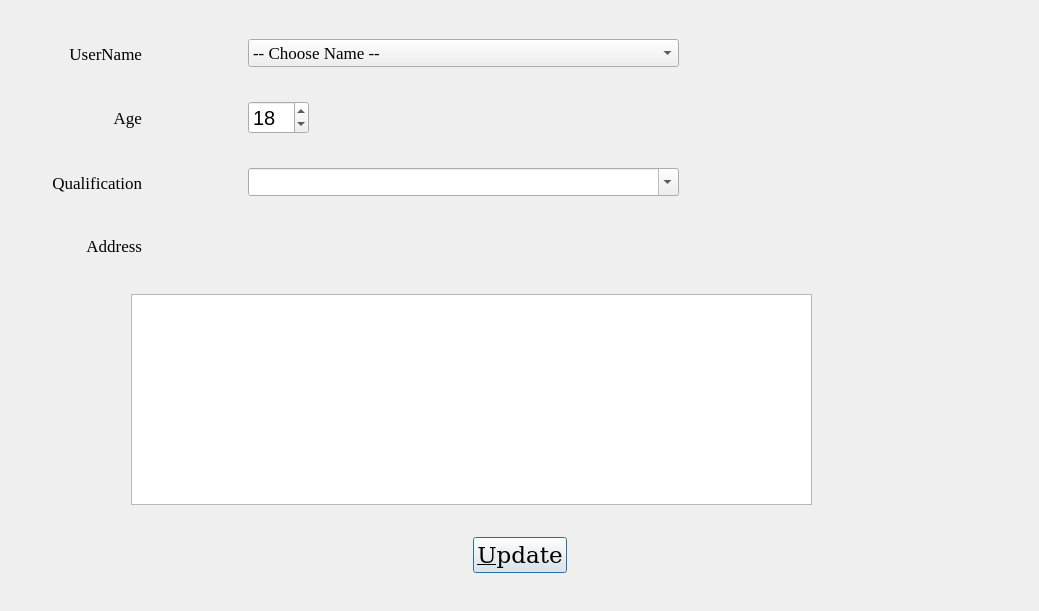
            <widget class="QWidget" name="scrollAreaWidgetContents_3">
             <property name="geometry">
              <rect>
               <x>0</x>
               <y>0</y>
               <width>1039</width>
               <height>611</height>
              </rect>
             </property>
             <layout class="QVBoxLayout" name="verticalLayout_7">
              <item>
               <spacer name="verticalSpacer_18">
                <property name="orientation">
                 <enum>Qt::Vertical</enum>
                </property>
                <property name="sizeHint" stdset="0">
                 <size>
                  <width>20</width>
                  <height>21</height>
                 </size>
                </property>
               </spacer>
              </item>
              <item>
               <layout class="QHBoxLayout" name="horizontalLayout_15">
                <item>
                 <widget class="QLabel" name="label_9">
                  <property name="sizePolicy">
                   <sizepolicy hsizetype="Fixed" vsizetype="Fixed">
                    <horstretch>0</horstretch>
                    <verstretch>0</verstretch>
                   </sizepolicy>
                  </property>
                  <property name="minimumSize">
                   <size>
                    <width>131</width>
                    <height>31</height>
                   </size>
                  </property>
                  <property name="maximumSize">
                   <size>
                    <width>200</width>
                    <height>50</height>
                   </size>
                  </property>
                  <property name="font">
                   <font>
                    <family>Times New Roman</family>
                    <pointsize>13</pointsize>
                   </font>
                  </property>
                  <property name="styleSheet">
                   <string notr="true"/>
                  </property>
                  <property name="text">
                   <string>UserName</string>
                  </property>
                  <property name="alignment">
                   <set>Qt::AlignRight|Qt::AlignTrailing|Qt::AlignVCenter</set>
                  </property>
                 </widget>
                </item>
                <item>
                 <spacer name="horizontalSpacer_26">
                  <property name="orientation">
                   <enum>Qt::Horizontal</enum>
                  </property>
                  <property name="sizeType">
                   <enum>QSizePolicy::Fixed</enum>
                  </property>
                  <property name="sizeHint" stdset="0">
                   <size>
                    <width>100</width>
                    <height>20</height>
                   </size>
                  </property>
                 </spacer>
                </item>
                <item>
                 <widget class="QComboBox" name="leUpdateName">
                  <property name="minimumSize">
                   <size>
                    <width>431</width>
                    <height>24</height>
                   </size>
                  </property>
                  <property name="font">
                   <font>
                    <family>Times New Roman</family>
                    <pointsize>13</pointsize>
                   </font>
                  </property>
                  <property name="focusPolicy">
                   <enum>Qt::StrongFocus</enum>
                  </property>
                  <property name="editable">
                   <bool>false</bool>
                  </property>
                  <item>
                   <property name="text">
                    <string>-- Choose Name --</string>
                   </property>
                  </item>
                 </widget>
                </item>
                <item>
                 <spacer name="horizontalSpacer_27">
                  <property name="orientation">
                   <enum>Qt::Horizontal</enum>
                  </property>
                  <property name="sizeHint" stdset="0">
                   <size>
                    <width>40</width>
                    <height>20</height>
                   </size>
                  </property>
                 </spacer>
                </item>
               </layout>
              </item>
              <item>
               <spacer name="verticalSpacer_19">
                <property name="orientation">
                 <enum>Qt::Vertical</enum>
                </property>
                <property name="sizeHint" stdset="0">
                 <size>
                  <width>20</width>
                  <height>21</height>
                 </size>
                </property>
               </spacer>
              </item>
              <item>
               <layout class="QHBoxLayout" name="horizontalLayout_16">
                <item>
                 <widget class="QLabel" name="label_10">
                  <property name="sizePolicy">
                   <sizepolicy hsizetype="Fixed" vsizetype="Fixed">
                    <horstretch>0</horstretch>
                    <verstretch>0</verstretch>
                   </sizepolicy>
                  </property>
                  <property name="minimumSize">
                   <size>
                    <width>131</width>
                    <height>31</height>
                   </size>
                  </property>
                  <property name="maximumSize">
                   <size>
                    <width>200</width>
                    <height>50</height>
                   </size>
                  </property>
                  <property name="font">
                   <font>
                    <family>Times New Roman</family>
                    <pointsize>13</pointsize>
                   </font>
                  </property>
                  <property name="styleSheet">
                   <string notr="true"/>
                  </property>
                  <property name="text">
                   <string>Age</string>
                  </property>
                  <property name="alignment">
                   <set>Qt::AlignRight|Qt::AlignTrailing|Qt::AlignVCenter</set>
                  </property>
                 </widget>
                </item>
                <item>
                 <spacer name="horizontalSpacer_28">
                  <property name="orientation">
                   <enum>Qt::Horizontal</enum>
                  </property>
                  <property name="sizeType">
                   <enum>QSizePolicy::Fixed</enum>
                  </property>
                  <property name="sizeHint" stdset="0">
                   <size>
                    <width>100</width>
                    <height>17</height>
                   </size>
                  </property>
                 </spacer>
                </item>
                <item>
                 <widget class="QSpinBox" name="sbNewAge">
                  <property name="minimumSize">
                   <size>
                    <width>61</width>
                    <height>24</height>
                   </size>
                  </property>
                  <property name="font">
                   <font>
                    <pointsize>15</pointsize>
                   </font>
                  </property>
                  <property name="focusPolicy">
                   <enum>Qt::StrongFocus</enum>
                  </property>
                  <property name="value">
                   <number>18</number>
                  </property>
                 </widget>
                </item>
                <item>
                 <spacer name="horizontalSpacer_29">
                  <property name="orientation">
                   <enum>Qt::Horizontal</enum>
                  </property>
                  <property name="sizeHint" stdset="0">
                   <size>
                    <width>40</width>
                    <height>20</height>
                   </size>
                  </property>
                 </spacer>
                </item>
               </layout>
              </item>
              <item>
               <spacer name="verticalSpacer_20">
                <property name="orientation">
                 <enum>Qt::Vertical</enum>
                </property>
                <property name="sizeHint" stdset="0">
                 <size>
                  <width>20</width>
                  <height>21</height>
                 </size>
                </property>
               </spacer>
              </item>
              <item>
               <layout class="QHBoxLayout" name="horizontalLayout_17">
                <item>
                 <widget class="QLabel" name="label_11">
                  <property name="sizePolicy">
                   <sizepolicy hsizetype="Fixed" vsizetype="Fixed">
                    <horstretch>0</horstretch>
                    <verstretch>0</verstretch>
                   </sizepolicy>
                  </property>
                  <property name="minimumSize">
                   <size>
                    <width>131</width>
                    <height>31</height>
                   </size>
                  </property>
                  <property name="maximumSize">
                   <size>
                    <width>200</width>
                    <height>50</height>
                   </size>
                  </property>
                  <property name="font">
                   <font>
                    <family>Times New Roman</family>
                    <pointsize>13</pointsize>
                   </font>
                  </property>
                  <property name="styleSheet">
                   <string notr="true"/>
                  </property>
                  <property name="text">
                   <string>Qualification</string>
                  </property>
                  <property name="alignment">
                   <set>Qt::AlignRight|Qt::AlignTrailing|Qt::AlignVCenter</set>
                  </property>
                 </widget>
                </item>
                <item>
                 <spacer name="horizontalSpacer_30">
                  <property name="orientation">
                   <enum>Qt::Horizontal</enum>
                  </property>
                  <property name="sizeType">
                   <enum>QSizePolicy::Fixed</enum>
                  </property>
                  <property name="sizeHint" stdset="0">
                   <size>
                    <width>100</width>
                    <height>17</height>
                   </size>
                  </property>
                 </spacer>
                </item>
                <item>
                 <widget class="QComboBox" name="cmbNewQualification">
                  <property name="minimumSize">
                   <size>
                    <width>431</width>
                    <height>24</height>
                   </size>
                  </property>
                  <property name="font">
                   <font>
                    <family>Times New Roman</family>
                    <pointsize>13</pointsize>
                   </font>
                  </property>
                  <property name="focusPolicy">
                   <enum>Qt::StrongFocus</enum>
                  </property>
                  <property name="editable">
                   <bool>true</bool>
                  </property>
                 </widget>
                </item>
                <item>
                 <spacer name="horizontalSpacer_31">
                  <property name="orientation">
                   <enum>Qt::Horizontal</enum>
                  </property>
                  <property name="sizeHint" stdset="0">
                   <size>
                    <width>40</width>
                    <height>20</height>
                   </size>
                  </property>
                 </spacer>
                </item>
               </layout>
              </item>
              <item>
               <spacer name="verticalSpacer_21">
                <property name="orientation">
                 <enum>Qt::Vertical</enum>
                </property>
                <property name="sizeHint" stdset="0">
                 <size>
                  <width>20</width>
                  <height>21</height>
                 </size>
                </property>
               </spacer>
              </item>
              <item>
               <layout class="QHBoxLayout" name="horizontalLayout_18">
                <item>
                 <widget class="QLabel" name="label_12">
                  <property name="sizePolicy">
                   <sizepolicy hsizetype="Fixed" vsizetype="Fixed">
                    <horstretch>0</horstretch>
                    <verstretch>0</verstretch>
                   </sizepolicy>
                  </property>
                  <property name="minimumSize">
                   <size>
                    <width>131</width>
                    <height>31</height>
                   </size>
                  </property>
                  <property name="maximumSize">
                   <size>
                    <width>200</width>
                    <height>50</height>
                   </size>
                  </property>
                  <property name="font">
                   <font>
                    <family>Times New Roman</family>
                    <pointsize>13</pointsize>
                   </font>
                  </property>
                  <property name="styleSheet">
                   <string/>
                  </property>
                  <property name="text">
                   <string>Address</string>
                  </property>
                  <property name="alignment">
                   <set>Qt::AlignRight|Qt::AlignTrailing|Qt::AlignVCenter</set>
                  </property>
                 </widget>
                </item>
                <item>
                 <spacer name="horizontalSpacer_32">
                  <property name="orientation">
                   <enum>Qt::Horizontal</enum>
                  </property>
                  <property name="sizeHint" stdset="0">
                   <size>
                    <width>40</width>
                    <height>20</height>
                   </size>
                  </property>
                 </spacer>
                </item>
               </layout>
              </item>
              <item>
               <spacer name="verticalSpacer_22">
                <property name="orientation">
                 <enum>Qt::Vertical</enum>
                </property>
                <property name="sizeHint" stdset="0">
                 <size>
                  <width>20</width>
                  <height>21</height>
                 </size>
                </property>
               </spacer>
              </item>
              <item>
               <layout class="QHBoxLayout" name="horizontalLayout_19">
                <item>
                 <spacer name="horizontalSpacer_33">
                  <property name="orientation">
                   <enum>Qt::Horizontal</enum>
                  </property>
                  <property name="sizeType">
                   <enum>QSizePolicy::Preferred</enum>
                  </property>
                  <property name="sizeHint" stdset="0">
                   <size>
                    <width>120</width>
                    <height>20</height>
                   </size>
                  </property>
                 </spacer>
                </item>
                <item>
                 <widget class="QPlainTextEdit" name="teNewAddress">
                  <property name="sizePolicy">
                   <sizepolicy hsizetype="Fixed" vsizetype="Fixed">
                    <horstretch>0</horstretch>
                    <verstretch>0</verstretch>
                   </sizepolicy>
                  </property>
                  <property name="minimumSize">
                   <size>
                    <width>681</width>
                    <height>211</height>
                   </size>
                  </property>
                  <property name="font">
                   <font>
                    <pointsize>13</pointsize>
                   </font>
                  </property>
                  <property name="focusPolicy">
                   <enum>Qt::StrongFocus</enum>
                  </property>
                  <property name="tabChangesFocus">
                   <bool>true</bool>
                  </property>
                 </widget>
                </item>
                <item>
                 <spacer name="horizontalSpacer_34">
                  <property name="orientation">
                   <enum>Qt::Horizontal</enum>
                  </property>
                  <property name="sizeHint" stdset="0">
                   <size>
                    <width>40</width>
                    <height>20</height>
                   </size>
                  </property>
                 </spacer>
                </item>
               </layout>
              </item>
              <item>
               <spacer name="verticalSpacer_23">
                <property name="orientation">
                 <enum>Qt::Vertical</enum>
                </property>
                <property name="sizeHint" stdset="0">
                 <size>
                  <width>20</width>
                  <height>21</height>
                 </size>
                </property>
               </spacer>
              </item>
              <item>
               <layout class="QHBoxLayout" name="horizontalLayout_20">
                <item>
                 <spacer name="horizontalSpacer_35">
                  <property name="orientation">
                   <enum>Qt::Horizontal</enum>
                  </property>
                  <property name="sizeHint" stdset="0">
                   <size>
                    <width>40</width>
                    <height>20</height>
                   </size>
                  </property>
                 </spacer>
                </item>
                <item>
                 <widget class="QPushButton" name="pbUpdate">
                  <property name="font">
                   <font>
                    <family>DejaVu Serif</family>
                    <pointsize>17</pointsize>
                   </font>
                  </property>
                  <property name="text">
                   <string>&amp;Update</string>
                  </property>
                  <property name="autoDefault">
                   <bool>true</bool>
                  </property>
                  <property name="default">
                   <bool>true</bool>
                  </property>
                 </widget>
                </item>
                <item>
                 <spacer name="horizontalSpacer_36">
                  <property name="orientation">
                   <enum>Qt::Horizontal</enum>
                  </property>
                  <property name="sizeHint" stdset="0">
                   <size>
                    <width>40</width>
                    <height>20</height>
                   </size>
                  </property>
                 </spacer>
                </item>
               </layout>
              </item>
              <item>
               <spacer name="verticalSpacer_24">
                <property name="orientation">
                 <enum>Qt::Vertical</enum>
                </property>
                <property name="sizeHint" stdset="0">
                 <size>
                  <width>20</width>
                  <height>21</height>
                 </size>
                </property>
               </spacer>
              </item>
             </layout>
            </widget>
